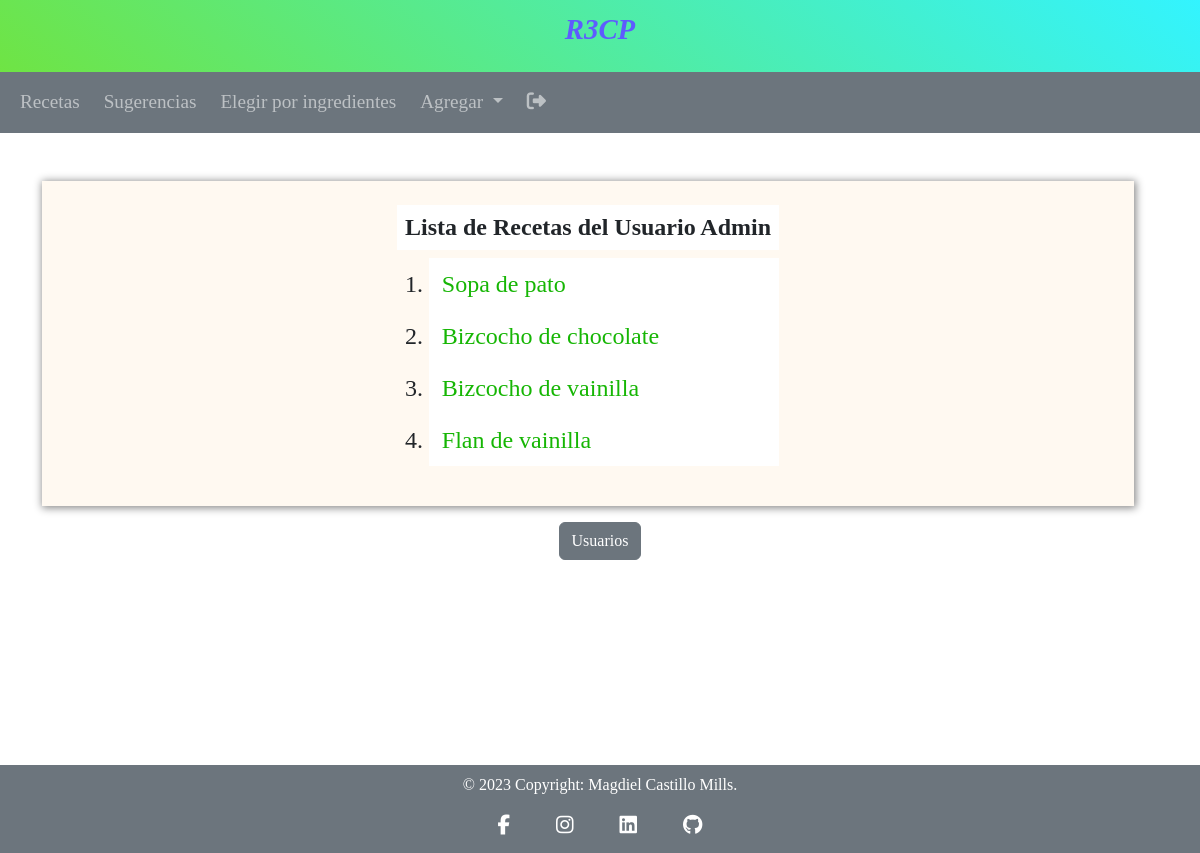
/views/recipes-list.php?username=Admin, run on the app's committed database.
### tables this page shows
CREATE TABLE `recipe` (
  `recipeid` int NOT NULL AUTO_INCREMENT,
  `recipename` varchar(50) NOT NULL,
  `categoryid` int NOT NULL,
  `preparation` text NOT NULL,
  `observation` text,
  `date` timestamp DEFAULT CURRENT_TIMESTAMP,
  `cookingtime` int,
  `username` varchar(30) not null,
  PRIMARY KEY (`recipeid`),
  CONSTRAINT `fk_recipe_categories` FOREIGN KEY (`categoryid`) REFERENCES `categories` (`categoryid`) ON DELETE CASCADE ON UPDATE CASCADE,
  CONSTRAINT `fk_recipe_users` FOREIGN KEY (`username`) REFERENCES `users` (`username`) ON DELETE CASCADE ON UPDATE CASCADE
);

### views/recipes-list.php (the view, shortened to what this page needs)
<?php
require_once ("../config/db_Connection.php");
require_once ("../modules/head.php");
require_once ("../modules/nav.php");
if(isset($_GET["username"])){
    $username = $_GET["username"];
}
$sql = "SELECT recipename FROM recipe WHERE username = '$username';";
$result = $conn -> query($sql);
?>
<main class="container p-4 mt-4">
    <div class="row justify-content-center table form">
        <div class="col-auto">
            <div class="text-center">
            <?php
                if($result -> num_rows > 0) {
                ?>
                <h3>Lista de Recetas del Usuario <?php echo $username;?></h3>
            </div>
            <ol>
            <?php
                while($row = $result -> fetch_assoc()){
                    $html = "<li>";
                    $html .= "<a href='recipes.php?recipe=" . $row['recipename'] . "&username=" . $username . "&path=" .  urlencode($_SERVER['PHP_SELF']) . "'>";
                    $html .= $row['recipename'];
                    $html .= "</a>";
                    $html .= "</li>";
                    echo $html;
                }
            ?>
            </ol>
            <?php
            } else {
            ?>
            <div class="text-center col-auto">
                <p>¡El usuario <?php echo $username; ?> no ha agregado recetas aún!</p>
            </div>
            <?php
            }
            ?>
        </div>
    </div>
    <div class="text-center">
        <a class="btn btn-secondary" href="../views/add-users.php">Usuarios</a>
    </div>
</main>
<?php
require_once ("../modules/footer.php");
?>

### modules/head.php (shortened to what this page needs)
<!DOCTYPE html>
<html lang="es">
<head>
    <link href="https://cdn.jsdelivr.net/npm/bootstrap@5.3.0-alpha1/dist/css/bootstrap.min.css" rel="stylesheet">
    <link rel="stylesheet" href="/Cookt/css/styles.css">
</head>
<body>

### modules/nav.php (shortened to what this page needs)
<header>
    <div class="banner text-center pt-2">
        <a href="#">R3CP</a>
    </div>
    <nav class="navbar navbar-expand-lg navbar-dark bg-secondary px-2">
        <div class="collapse navbar-collapse" id="navbarNavDropdown">
            <ul class="navbar-nav">
            <li class="nav-item px-1">
                <a class="nav-link" href="/Cookt/index.php">Recetas</a>
            </li>
            <li class="nav-item px-1">
                <a class="nav-link" href="/Cookt/views/random-recipe.php">Sugerencias</a>
            </li>
            <li class="nav-item px-1">
                <a class="nav-link" href="/Cookt/views/custom-recipe.php">Elegir por ingredientes</a>
            </li>
            <li class="nav-item dropdown px-1" <?php if($_SESSION['type'] == 'Viewer') { echo "style = 'display : none;'";}?>>
                <a class="nav-link dropdown-toggle" href="#" id="navbarDropdownMenuLink" data-toggle="dropdown" aria-haspopup="true" aria-expanded="false">
                Agregar
                </a>
            </li>
            <li class="nav-item px-1">
                <a class="nav-link" style = "font-size:1.2rem;" href="#" title="Salir"> <i class="fa-solid fa-right-from-bracket"></i></a>
            </li>
            </ul>
        </div>
    </nav>
</header>

### modules/footer.php (shortened to what this page needs)
<footer class="text-center bg-secondary p-2">
    <div class="text-white">
        © <?php echo date('Y'); ?> Copyright:
        <h6 class="text-white d-inline">Magdiel Castillo Mills.</h6>
    </div>
    <div>
        <a
        class="btn btn-link btn-floating btn-lg m-1 text-white"
        href="https://www.facebook.com/magdiel.castillo.94"
        target="_blank"
        role="button"
        data-mdb-ripple-color="white"
        ><i class="fab fa-facebook-f"></i
        ></a>
        <a
        class="btn btn-link btn-floating btn-lg m-1 text-white"
        href="https://www.instagram.com/magdielcastillomills/?igshid=ZDdkNTZiNTM%3D"
        target="_blank"
        role="button"
        data-mdb-ripple-color="white"
        ><i class="fab fa-instagram"></i
        ></a>
        <a
        class="btn btn-link btn-floating btn-lg text-white m-1"
        href="https://www.linkedin.com/in/magdiel-de-jes%C3%BAs-castillo-mills-5a239b204"
        target="_blank"
        role="button"
        data-mdb-ripple-color="white"
        ><i class="fab fa-linkedin"></i
        ></a>
        <a
        class="btn btn-link btn-floating btn-lg text-white m-1"
        href="https://github.com/Magdiel1990"
        target="_blank"
        role="button"
        data-mdb-ripple-color="white"
        ><i class="fab fa-github"></i
        ></a>
    </div>
</footer>
</body>
</html>

### css/styles.css (style rules this page uses)
* { font-family:'Times New Roman', Times, serif; }
main { min-height: calc(100vh - 12rem); }
footer { height: 5.5rem; }
h3 { font-size: 1.5rem; color: #444; font-weight: bold; }
.nav-item { font-size: 1.2rem; }
table td, p, ul li, ol li, li a { font-size: 1.5rem; color: rgb(22, 182, 4); text-decoration: none; }
ol li a, b { margin: 0.3rem; }
.form { background-color:rgb(255, 249, 241); box-shadow: 1px 1px 8px 1px #888; padding: 1.5rem; }
.banner { background: rgb(75,221,21); background: linear-gradient(39deg, rgba(75,221,21,0.8) 0%, rgba(0,241,255,0.8) 100%); height: 9vh; font-size: 1.8rem; font-weight: bold; font-style: italic; }
.banner a { text-decoration: none; color: rgb(94, 91, 254); }

### data on the page
recipe: recipename "Sopa de pato"
recipe: recipename "Bizcocho de chocolate"
recipe: recipename "Bizcocho de vainilla"
recipe: recipename "Flan de vainilla"

### other printed values
$username "Admin"
